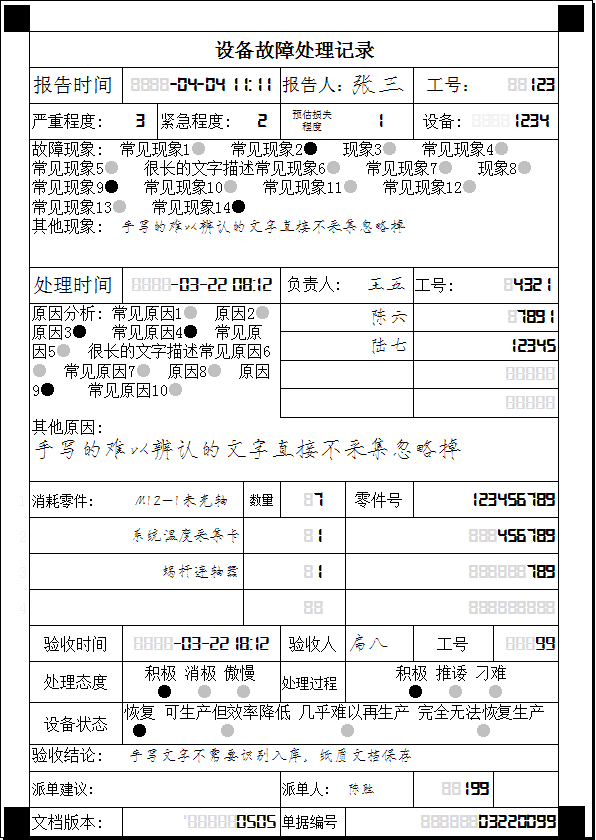
#> input picture demo/test.png, 596 x 840 px
$ python read_area.py
#> lines starting #> are read from the running program, lines starting #| are printed output that depends on the picture
import cv2 as cv
import sys
img = cv.imread("test.png")
#> img is the input picture: shape (840, 596, 3); mean B, G, R 230, 230, 230
if img is None:
    sys.exit("Could not read the image.")
ball = img[64:86,119:269]
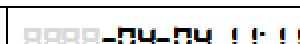
#> ball: shape (22, 150, 3) (shown 2 times larger); mean B, G, R 221.4, 221.7, 222
cv.imshow("Display window", ball)
k = cv.waitKey(0)
#> (key Esc is pressed here)
if k == ord("1"):
    sys.exit(1)
